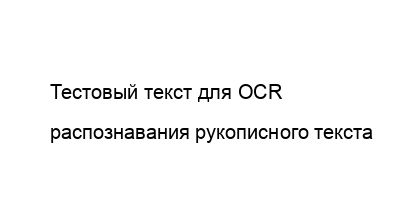
#> input picture Handwriting_text_recignition-main/temp_uploaded_image.jpg, 400 x 200 px
$ python -i simple_ocr.py   (imports and definitions only)
#> lines starting #> are read from the running program, lines starting #| are printed output that depends on the picture
#!/usr/bin/env python3
# -*- coding: utf-8 -*-

import argparse
import json
import sys
import os
from PIL import Image, ImageEnhance, ImageFilter
import pytesseract
import logging
from datetime import datetime

# Настройка логирования
# [1 line not run here, left out]
logger = logging.getLogger(__name__)

class SimpleOCR:
    def __init__(self):
        # Проверяем доступность Tesseract
        try:
            pytesseract.get_tesseract_version()
#> (this line was passed over: pytesseract is not available in this run)
            logger.info("Tesseract доступен")
        except Exception as e:
            logger.error(f"Tesseract не найден: {e}")
            sys.exit(1)

    def enhance_image(self, image_path):
        """Улучшение качества изображения"""
#> called with image_path = 'temp_uploaded_image.jpg'
        try:
            # Загружаем изображение
            image = Image.open(image_path)
#> image is the input picture: PIL image 400x200 RGB; min 0, max 255, mean 246.9

            # Конвертируем в RGB если нужно
            if image.mode != 'RGB':
                image = image.convert('RGB')

            # Увеличиваем размер изображения для лучшего распознавания
            width, height = image.size
#> width = 400; height = 200
            new_width = int(width * 2)
#> new_width = 800
            new_height = int(height * 2)
#> new_height = 400
            image = image.resize((new_width, new_height), Image.Resampling.LANCZOS)
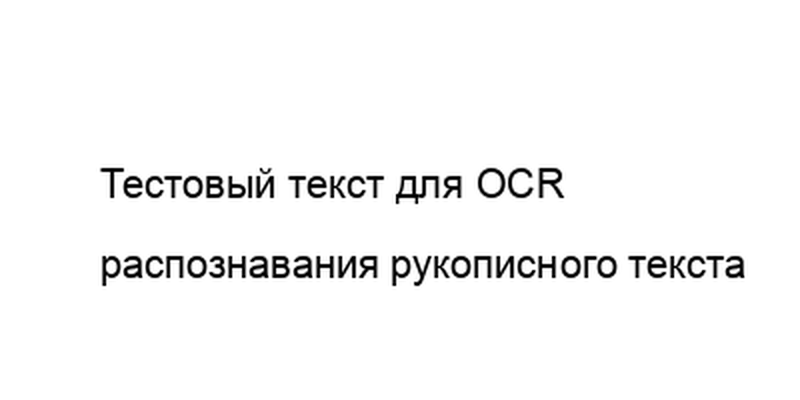
#> image: PIL image 800x400 RGB; min 0, max 255, mean 246.8

            # Применяем улучшения
            # 1. Увеличиваем контрастность
            enhancer = ImageEnhance.Contrast(image)
            image = enhancer.enhance(2.0)
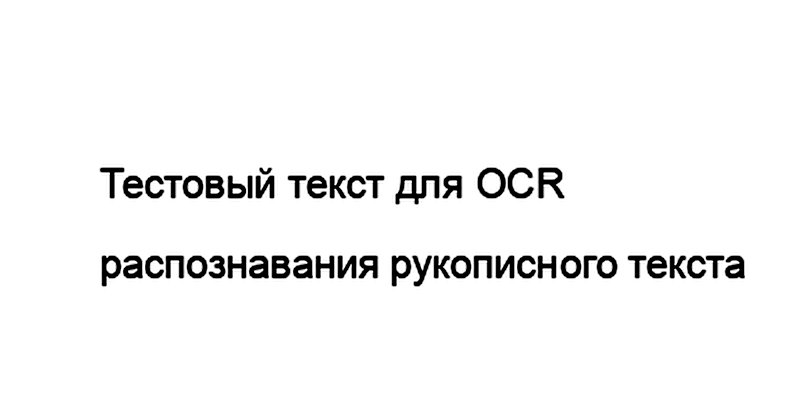
#> image: PIL image 800x400 RGB; min 0, max 255, mean 244.5

            # 2. Увеличиваем резкость
            enhancer = ImageEnhance.Sharpness(image)
            image = enhancer.enhance(1.5)

            # 3. Нормализуем яркость
            enhancer = ImageEnhance.Brightness(image)
            image = enhancer.enhance(1.2)

            # 4. Применяем фильтр для уменьшения шума
            image = image.filter(ImageFilter.MedianFilter(size=3))

            logger.info("Изображение улучшено")
            return image

        except Exception as e:
            logger.error(f"Ошибка при улучшении изображения: {e}")
            return Image.open(image_path)

    # [136 lines left out: functions preprocess_image, recognize_text, main, not called in this run]

# [2 lines not run here, left out]

>>> result = SimpleOCR().enhance_image('temp_uploaded_image.jpg')
